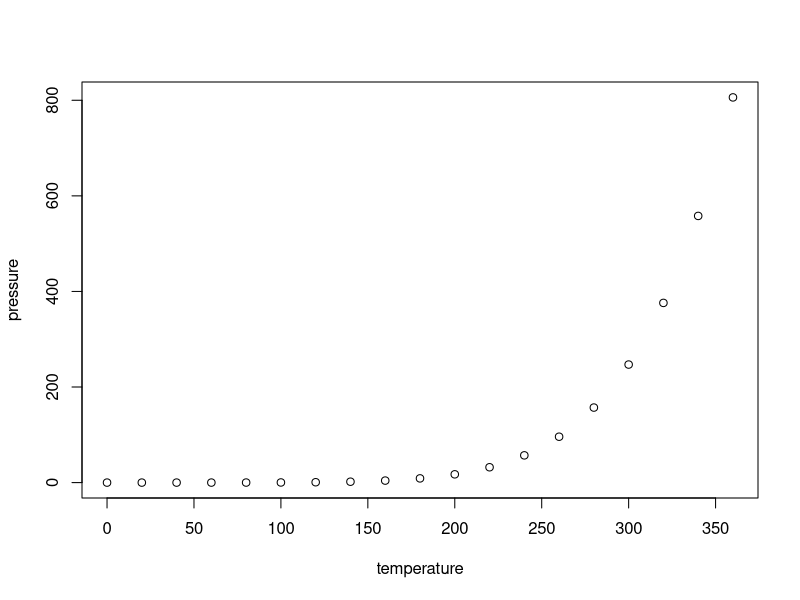
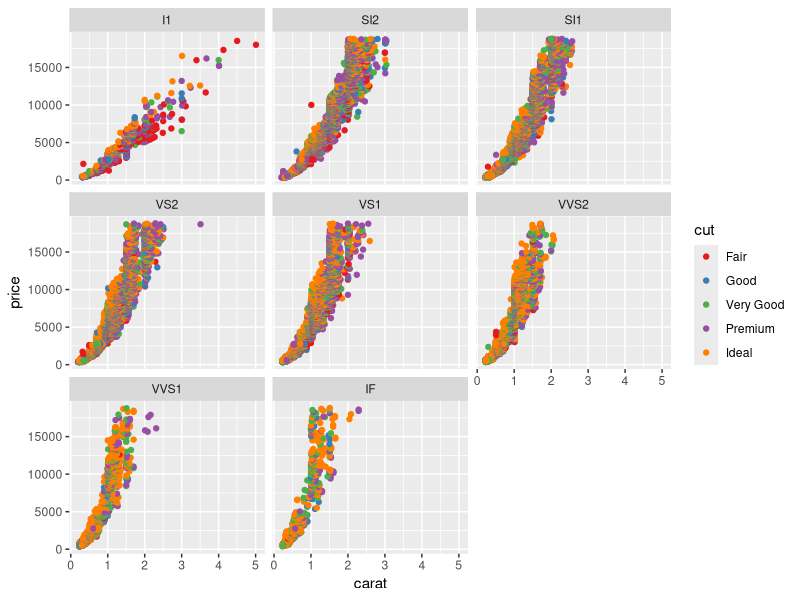

The R script that drew these images, in order:
## ---- chunk 1
library(ggplot2)
knitr::opts_chunk$set(echo = TRUE, fig.path = "img/")
## ---- chunk 2
summary(diamonds)
## ---- chunk 3
plot(pressure)
ggplot(diamonds, aes(carat, price)) +
    geom_point(aes(col = cut)) + 
    facet_wrap(~clarity) + 
    scale_color_brewer(palette = "Set1")
